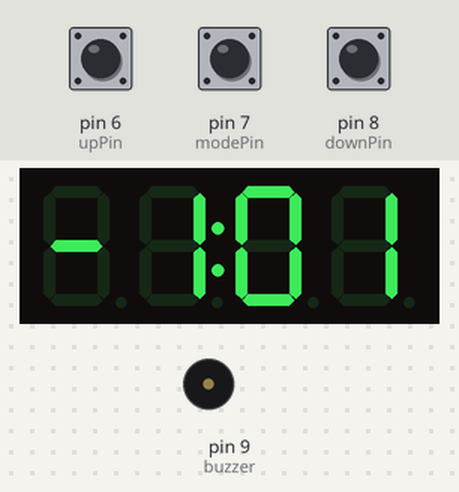
A sketch run on a simulated Arduino Uno, built with avr-gcc and run on an emulated ATmega328P. On the bench: 4-digit seven-segment display, buzzer (waves = sounding, pin HIGH). Inputs (shaded band) come from the test bench; at power-on: pin 6 (upPin) HIGH, pin 7 (modePin) HIGH, pin 8 (downPin) HIGH. What the sketch prints to the serial monitor is not drawn.

Above: at 1.9 s.
2.3 s: pin 6 (upPin) pulled LOW for 3.2 s
At 5.91 s:
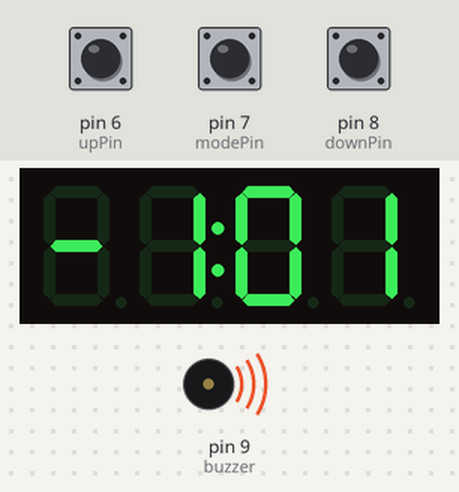
6.1 s: pin 7 (modePin) pulled LOW for 0.15 s
At 6.51 s:
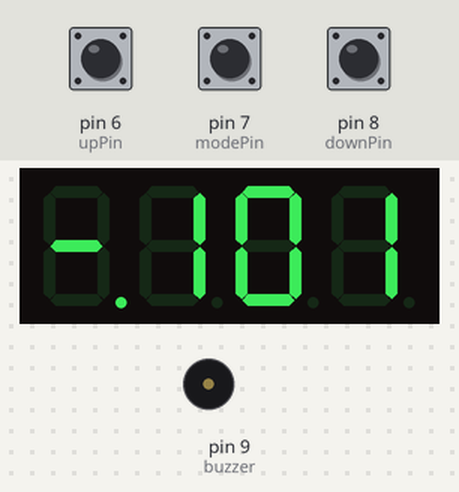
6.8 s: pin 7 (modePin) pulled LOW for 1 s
At 8.16 s:
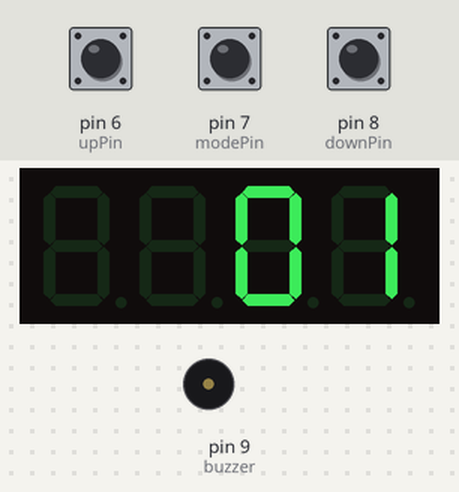
8.4 s: pin 6 (upPin) pulled LOW for 0.15 s
At 8.9 s:
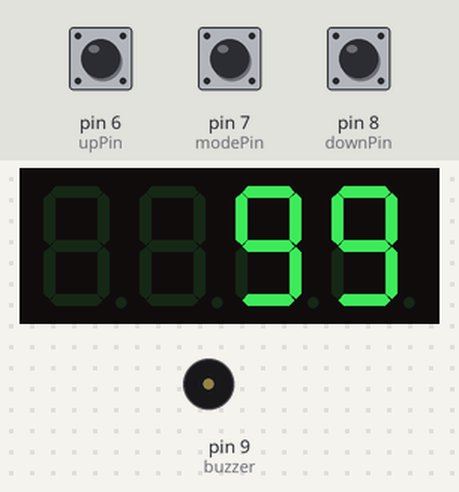
9.1 s: pin 8 (downPin) pulled LOW for 0.15 s
At 9.5 s:
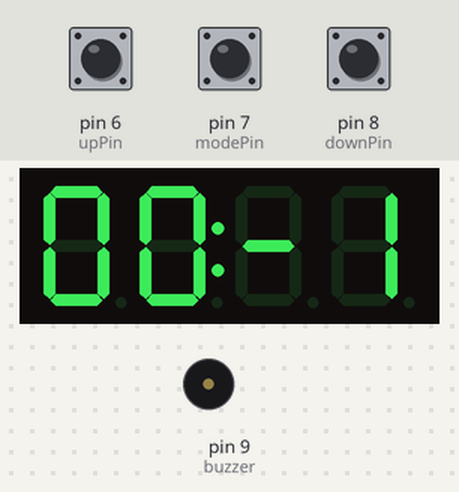
Timing chart, 0 to 10.8 s (numbered marks = the images above; inputs shaded):
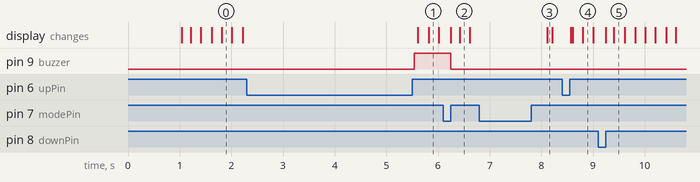

Measured:
- after the input at 2.3 s, pin 9 (buzzer): LOW → HIGH after 3.2 s; the display: first changes after 3.3 s (image 1 shows a later state)
- after the input at 6.1 s, pin 9 (buzzer): HIGH → LOW after 0.15 s; the display: first differs from a run without the input after 0.32 s (image 2)
- after the input at 6.8 s, the display: changes after 1.3 s (image 3)
- after the input at 9.1 s, the display: first differs from a run without the input after 0.30 s (image 5)

The sketch:

countdown_timer.ino
```cpp
//https://www.makerguides.com/tm1637-arduino-tutorial/
#include <TM1637Display.h>
#include <EEPROM.h>

#define STATE_STARTUP 0
#define STATE_MIN 1
#define STATE_SEC 2
#define STATE_STOP 3
#define STATE_WAITRUN 4
#define STATE_RUN 5
#define STATE_ALARM 6
#define STATE_KEEPMODE 7

byte currentState = STATE_STARTUP;

bool debug = false;

int buzzer = 9;
int upPin = 6;
int modePin = 7;
int downPin = 8;

bool isStored = true; //true: luu vao eeprom
unsigned int min_addr = 0;  //0 -> 65,535
unsigned int sec_addr = 4;

// Module connection pins (Digital Pins)
#define CLK 3
#define DIO 2
TM1637Display display(CLK, DIO);

long minSet = 0;
long secSet = 10;
bool isTimeOut = false;
long timeRun = 0;
long timeTriger = millis();

void setup() {
  // put your setup code here, to run once:
  Serial.begin(9600);
  pinMode(downPin, INPUT_PULLUP);
  pinMode(modePin, INPUT_PULLUP);
  pinMode(upPin, INPUT_PULLUP);
  pinMode(buzzer, OUTPUT);

  Serial.println("Countdown timer app");
  display.setBrightness(4);
  display.clear();
  delay(1000);
}

void loop() {
  // put your main code here, to run repeatedly:
  updateState(currentState);
//  Serial.print("minSet: ");
//  Serial.print(minSet);
//  Serial.print(" secSet: ");
//  Serial.print(secSet);
//  Serial.print(" timeRun: ");
//  Serial.println(timeRun);
}

void updateState(byte aState) {
  // do state change
  switch (aState)
  {
    case STATE_STARTUP:
      currentState = STATE_WAITRUN;
      if (isStored) {
        minSet = EEPROMReadlong(min_addr);
        secSet = EEPROMReadlong(sec_addr);
      }
      if (debug) {
        Serial.println("STATE_STARTUP");
      }
      break;
    case STATE_MIN:
      updateLED();
      setTime(currentState);
      if (digitalRead(modePin) == 0) {
        while (digitalRead(modePin) == 0);
        delay(300);
        currentState = STATE_SEC;
      }
      if (debug) {
        Serial.println("STATE_MIN");
      }
      break;
    case STATE_SEC:
      updateLED();
      setTime(currentState);
      if (digitalRead(modePin) == 0) {
        while (digitalRead(modePin) == 0);
        delay(300);
        currentState = STATE_WAITRUN;
        if (isStored) {
          EEPROMWritelong(min_addr, minSet);
          EEPROMWritelong(sec_addr, secSet);
          if (debug) {
            Serial.println("Stored to EEPROM");
          }
        }
      }
      if (debug) {
        Serial.println("STATE_SEC");
      }
      break;
    case STATE_WAITRUN:
      updateLED();
      if (digitalRead(modePin) == 0) {
        while (digitalRead(modePin) == 0);
        delay(300);
        currentState = STATE_MIN;
      } else if (digitalRead(upPin) == 0) {
        while (digitalRead(upPin) == 0);
        currentState = STATE_RUN;
        timeTriger = millis();
      }
      if (debug) {
        Serial.println("WAITRUN");
      }
      break;
    case STATE_RUN:
      timeRun = millis() - timeTriger;
      updateLED();
      if (timeOut()) {
        if (debug) {
          Serial.println("Time over");
        }
        currentState = STATE_ALARM;
      }
      if (digitalRead(modePin) == 0) {
        while (digitalRead(modePin) == 0);
        delay(500);
        currentState = STATE_KEEPMODE;
      }
      if (debug) {
        Serial.println("STATE_RUN");
      }
      break;
    case STATE_KEEPMODE:
      timeRun = millis() - timeTriger;
      updateLED();
      if (timeOut()) {
        if (debug) {
          Serial.println("Time over");
        }
        currentState = STATE_ALARM;
      }
      if (digitalRead(modePin) == 0) {
        while (digitalRead(modePin) == 0);
        delay(500);
        currentState = STATE_WAITRUN;
      } else if (digitalRead(upPin) == 0) {
        while (digitalRead(upPin) == 0);
        currentState = STATE_RUN;
      }
      if (debug) {
        Serial.println("STATE_KEEPMODE");
      }
      break;
    case STATE_ALARM:
      updateLED();
      if (debug) {
        Serial.println("STATE_ALARM");
      }
      digitalWrite(buzzer, HIGH);
      if (digitalRead(modePin) == 0) {
        while (digitalRead(modePin) == 0);
        currentState = STATE_WAITRUN;
        digitalWrite(buzzer, LOW);
      }
      break;
  }
}
void setTime(byte currentState) {
  int count = 0;
  if (digitalRead(upPin) == 0) {
    while (digitalRead(upPin) == 0);
    count++;
  } else if (digitalRead(downPin) == 0) {
    while (digitalRead(downPin) == 0);
    count--;
  }
  switch (currentState) {
    case STATE_MIN:
      minSet = minSet + count;
      minSet = (minSet > 0 && minSet <= 60) ? minSet : 0;
      break;
    case STATE_SEC:
      secSet = secSet + count;
      secSet = (secSet > 0 && secSet < 60) ? secSet : 0;
      break;
  }
}
long timeToDisPlayDec(long t) {
  long min_t = 0;
  long sec_t = 0;
  min_t = (minSet * 60 + secSet - t / 1000) / 60;
  sec_t = (minSet * 60 + secSet - t / 1000) % 60;
  return min_t * 100 + sec_t;
}
void updateLED() {
  uint8_t segOff[] = {false, false};
  long timeSetToDec = minSet * 100 + secSet;
  long timeRunToDec = timeToDisPlayDec(timeRun);
  if (debug) {
    Serial.println(timeRunToDec);
  }
  switch (currentState) {
    case STATE_MIN:
      if ((millis() * 5 / 1000) % 2 == 0) {
        display.setSegments(segOff, 2, 0);
      } else {
        display.showNumberDecEx(timeSetToDec, 0b01000000, true, 4, 0);
      }
      break;
    case STATE_SEC:
      if ((millis() * 5 / 1000) % 2 == 0) {
        display.setSegments(segOff, 2, 2);
      } else {
        display.showNumberDecEx(timeSetToDec, 0b01000000, true, 4, 0);
      }
      break;
    case STATE_WAITRUN:
      if ((millis() * 5 / 1000) % 2 == 0) {
        display.showNumberDecEx(timeSetToDec, 0b10000000, true, 4, 0);
      } else {
        display.showNumberDecEx(timeSetToDec, 0b01000000, true, 4, 0);
      }
      break;
    case STATE_RUN:
      display.showNumberDecEx(timeRunToDec, 0b01000000, true, 4, 0);
      break;
    case STATE_ALARM:
      if ((millis() * 5 / 1000) % 2 == 0) {
        display.clear();
      } else {
        display.showNumberDecEx(timeRunToDec, 0b01000000, true, 4, 0);
      }
      break;
    case STATE_KEEPMODE:
      if ((millis() * 5 / 1000) % 2 == 0) {
        display.showNumberDecEx(timeRunToDec, 0b10000000, true, 4, 0);
      } else {
        display.showNumberDecEx(timeRunToDec, 0b01000000, true, 4, 0);
      }
      break;
  }

  //  //  display.showNumberDec(secSet, false, 2, 2);
  //  delay(1000);
  //  if(timeOut()){
  //    Serial.println("Time over");
  //  }
}
bool timeOut() {
  bool isTimeOut = false;
  if (timeRun > ((minSet * 60 + secSet) * 1000)) {
    isTimeOut = true;
  }
  return isTimeOut;
}

/*EEPROM WRITE/READ*/
//This function will write a 4 byte (32bit) long to the eeprom at
//the specified address to adress + 3.
void EEPROMWritelong(int address, long value)
{
  //Decomposition from a long to 4 bytes by using bitshift.
  //One = Most significant -> Four = Least significant byte
  byte four = (value & 0xFF);
  byte three = ((value >> 8) & 0xFF);
  byte two = ((value >> 16) & 0xFF);
  byte one = ((value >> 24) & 0xFF);

  //Write the 4 bytes into the eeprom memory.
  EEPROM.write(address, four);
  EEPROM.write(address + 1, three);
  EEPROM.write(address + 2, two);
  EEPROM.write(address + 3, one);
}
//This function will return a 4 byte (32bit) long from the eeprom
//at the specified address to adress + 3.
long EEPROMReadlong(long address)
{
  //Read the 4 bytes from the eeprom memory.
  long four = EEPROM.read(address);
  long three = EEPROM.read(address + 1);
  long two = EEPROM.read(address + 2);
  long one = EEPROM.read(address + 3);

  //Return the recomposed long by using bitshift.
  return ((four << 0) & 0xFF) + ((three << 8) & 0xFFFF) + ((two << 16) & 0xFFFFFF) + ((one << 24) & 0xFFFFFFFF);
}
```
